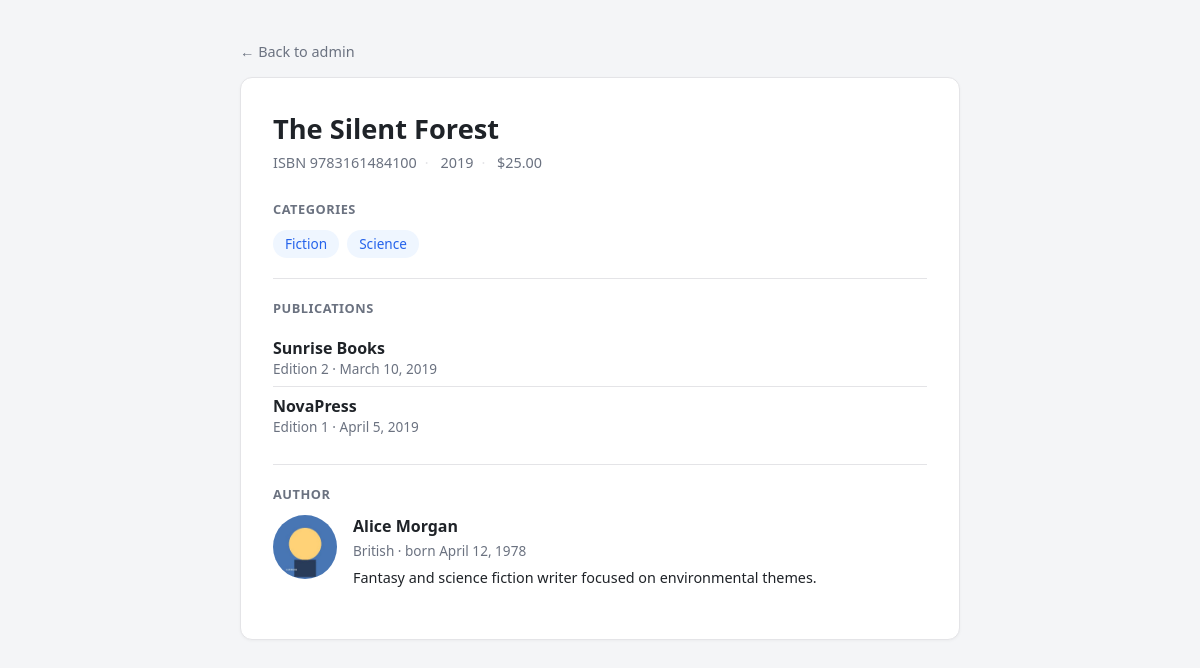
Page /books/1/ on the committed database.
### library/models.py (models this page shows, shortened)
class Book(models.Model):
    title = models.CharField(max_length=200)
    isbn = models.CharField(max_length=13, unique=True, blank=True)
    publication_year = models.PositiveIntegerField(null=True, blank=True)
    price = models.DecimalField(max_digits=8, decimal_places=2, default=0)
    author = models.ForeignKey(
        Author,
        on_delete=models.CASCADE,
        related_name="books",
    )
    categories = models.ManyToManyField("Category", related_name="books")
    publishers = models.ManyToManyField(
        "Publisher",
        through="Publication",
        related_name="books",
    )
    class Meta:
        ordering = ["title"]

class Category(models.Model):
    name = models.CharField(max_length=100)
    description = models.TextField(blank=True)
    class Meta:
        ordering = ["name"]
        verbose_name_plural = "categories"

class Publication(models.Model):
    book = models.ForeignKey(
        Book,
        on_delete=models.CASCADE,
        related_name="publications",
    )
    publisher = models.ForeignKey(
        Publisher,
        on_delete=models.CASCADE,
        related_name="publications",
    )
    publication_date = models.DateField(default=timezone.now)
    edition = models.PositiveIntegerField(default=1)
    class Meta:
        ordering = ["book", "publication_date"]

class Publisher(models.Model):
    name = models.CharField(max_length=200)
    country = models.CharField(max_length=100, blank=True)
    website = models.URLField(blank=True)
    class Meta:
        ordering = ["name"]

class AuthorProfile(models.Model):
    author = models.OneToOneField(
        Author,
        on_delete=models.CASCADE,
        related_name="profile",
    )
    bio = models.TextField(blank=True)
    birth_date = models.DateField(null=True, blank=True)
    nationality = models.CharField(max_length=100, blank=True)
    photo = models.ImageField(upload_to="authors/", blank=True, null=True)

class Author(models.Model):
    first_name = models.CharField(max_length=100)
    last_name = models.CharField(max_length=100)
    email = models.EmailField(blank=True)
    class Meta:
        ordering = ["last_name", "first_name"]
    def __str__(self):
        return f"{self.first_name} {self.last_name}"

### library/views.py (the view)
# urls.py: path("books/<int:book_id>/", views.book_detail, name="book_detail"),
def book_detail(request, book_id):
    book = get_object_or_404(Book, pk=book_id)
    return render(request, "library/book_detail.html", {"book": book})

### library/templates/library/book_detail.html (shortened to what this page needs)
<!DOCTYPE html>
<html lang="en">
<head>
</head>
<body>
    <div class="page">
        <a class="back-link" href="/admin/">&larr; Back to admin</a>
        <div class="card">
            <h1>{{ book.title }}</h1>
            <p class="meta">
                <span>ISBN {{ book.isbn|default:"—" }}</span>
                <span>{{ book.publication_year|default:"—" }}</span>
                <span>${{ book.price }}</span>
            </p>
            <section>
                <h2>Categories</h2>
                {% if book.categories.all %}
                    <ul class="badges">
                        {% for category in book.categories.all %}
                            <li>{{ category.name }}</li>
                        {% endfor %}
                    </ul>
                {% else %}
                    <p class="empty">No categories assigned.</p>
                {% endif %}
            </section>
            <section>
                <h2>Publications</h2>
                {% if book.publications.all %}
                    <ul class="pub-list">
                        {% for publication in book.publications.all %}
                            <li>
                                <span class="pub-name">{{ publication.publisher.name }}</span>
                                <span class="pub-detail">Edition {{ publication.edition }} &middot; {{ publication.publication_date }}</span>
                            </li>
                        {% endfor %}
                    </ul>
                {% else %}
                    <p class="empty">No publication records.</p>
                {% endif %}
            </section>
            <section>
                <h2>Author</h2>
                <div class="author">
                    {% if book.author.profile.photo %}
                        <img src="{{ book.author.profile.photo.url }}" alt="Photo of {{ book.author }}">
                    {% endif %}
                    <div>
                        <p class="author-name">{{ book.author.first_name }} {{ book.author.last_name }}</p>
                        {% if book.author.profile %}
                            <p class="author-detail">{{ book.author.profile.nationality|default:"—" }} &middot; born {{ book.author.profile.birth_date|default:"—" }}</p>
                            <p class="author-bio">{{ book.author.profile.bio|default:"No biography available." }}</p>
                        {% else %}
                            <p class="author-detail">No profile for this author.</p>
                        {% endif %}
                    </div>
                </div>
            </section>
        </div>
    </div>
</body>
</html>

### library/templates/library/book_detail.html (style rules this page uses)
:root { --border: #e4e4e7; --muted: #6b7280; --accent: #2563eb; --accent-soft: #eff6ff; --bg: #f4f5f7; --card: #ffffff; --text: #1f2328; }
* { box-sizing: border-box; }
body { font-family: "Segoe UI", Arial, sans-serif; margin: 0; padding: 2.5rem 1rem; background: var(--bg); color: var(--text); }
.page { max-width: 720px; margin: 0 auto; }
.back-link { display: inline-block; margin-bottom: 1rem; color: var(--muted); text-decoration: none; font-size: 0.9rem; }
.card { background: var(--card); border: 1px solid var(--border); border-radius: 12px; padding: 2rem; box-shadow: 0 1px 3px rgba(0, 0, 0, 0.04); }
h1 { margin: 0 0 0.35rem; font-size: 1.7rem; }
.meta { color: var(--muted); font-size: 0.9rem; margin: 0 0 1.75rem; }
.meta span:not(:last-child)::after { content: "\00b7"; margin: 0 0.5rem; color: var(--border); }
section { padding: 1.25rem 0; border-top: 1px solid var(--border); }
section:first-of-type { border-top: none; padding-top: 0; }
h2 { font-size: 0.8rem; text-transform: uppercase; letter-spacing: 0.04em; color: var(--muted); margin: 0 0 0.75rem; }
.badges { list-style: none; display: flex; flex-wrap: wrap; gap: 0.5rem; margin: 0; padding: 0; }
.badges li { background: var(--accent-soft); color: var(--accent); padding: 0.3rem 0.75rem; border-radius: 999px; font-size: 0.85rem; font-weight: 500; }
.pub-list { list-style: none; margin: 0; padding: 0; }
.pub-list li { padding: 0.5rem 0; border-bottom: 1px solid var(--border); }
.pub-list li:last-child { border-bottom: none; }
.pub-name { font-weight: 600; }
.pub-detail { color: var(--muted); font-size: 0.85rem; display: block; }
.author { display: flex; gap: 1rem; align-items: flex-start; }
.author img { width: 64px; height: 64px; border-radius: 50%; object-fit: cover; flex-shrink: 0; }
.author-name { font-weight: 600; margin: 0 0 0.25rem; }
.author-detail { color: var(--muted); font-size: 0.85rem; margin: 0.15rem 0; }
.author-bio { margin: 0.5rem 0 0; font-size: 0.9rem; }

### rows in the picture
Book: title "The Silent Forest", isbn "9783161484100", publication_year "2019", price "25.00", author.profile.photo (picture), author.first_name "Alice", author.last_name "Morgan", author.profile.nationality "British", author.profile.birth_date "April 12, 1978", author.profile.bio "Fantasy and science fiction writer focused on environmental themes."
Category: name "Fiction"
Category: name "Science"
Publication: publisher.name "Sunrise Books", edition "2", publication_date "March 10, 2019"
Publication: publisher.name "NovaPress", edition "1", publication_date "April 5, 2019"
